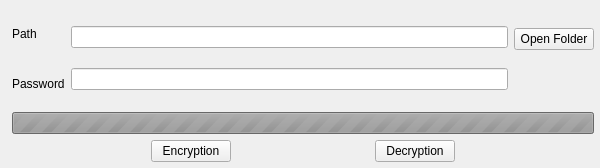
<?xml version="1.0" encoding="UTF-8"?>
<ui version="4.0">
 <class>MainWindow</class>
 <widget class="QMainWindow" name="MainWindow">
  <property name="geometry">
   <rect>
    <x>0</x>
    <y>0</y>
    <width>600</width>
    <height>168</height>
   </rect>
  </property>
  <property name="sizePolicy">
   <sizepolicy hsizetype="Preferred" vsizetype="Preferred">
    <horstretch>0</horstretch>
    <verstretch>0</verstretch>
   </sizepolicy>
  </property>
  <property name="windowTitle">
   <string>Encrypted Folder</string>
  </property>
  <widget class="QWidget" name="centralwidget">
   <layout class="QGridLayout" name="gridLayout">
    <property name="leftMargin">
     <number>12</number>
    </property>
    <property name="topMargin">
     <number>12</number>
    </property>
    <property name="rightMargin">
     <number>6</number>
    </property>
    <property name="bottomMargin">
     <number>6</number>
    </property>
    <item row="0" column="0">
     <layout class="QVBoxLayout" name="verticalLayout_5">
      <item>
       <layout class="QHBoxLayout" name="horizontalLayout">
        <item>
         <layout class="QVBoxLayout" name="verticalLayout">
          <item>
           <widget class="QLabel" name="label">
            <property name="text">
             <string>Path</string>
            </property>
           </widget>
          </item>
          <item>
           <widget class="QLabel" name="label_2">
            <property name="text">
             <string>Password</string>
            </property>
           </widget>
          </item>
         </layout>
        </item>
        <item>
         <layout class="QVBoxLayout" name="verticalLayout_2">
          <item>
           <widget class="QLineEdit" name="lePath"/>
          </item>
          <item>
           <widget class="QLineEdit" name="lePassword">
            <property name="echoMode">
             <enum>QLineEdit::Password</enum>
            </property>
           </widget>
          </item>
         </layout>
        </item>
        <item>
         <layout class="QVBoxLayout" name="verticalLayout_3">
          <property name="topMargin">
           <number>16</number>
          </property>
          <item>
           <widget class="QPushButton" name="btnOpen">
            <property name="text">
             <string>Open Folder</string>
            </property>
           </widget>
          </item>
          <item>
           <spacer name="verticalSpacer">
            <property name="orientation">
             <enum>Qt::Vertical</enum>
            </property>
            <property name="sizeHint" stdset="0">
             <size>
              <width>20</width>
              <height>13</height>
             </size>
            </property>
           </spacer>
          </item>
         </layout>
        </item>
       </layout>
      </item>
      <item>
       <layout class="QVBoxLayout" name="verticalLayout_4">
        <item>
         <widget class="QProgressBar" name="progressBar">
          <property name="enabled">
           <bool>false</bool>
          </property>
          <property name="maximum">
           <number>0</number>
          </property>
          <property name="value">
           <number>-1</number>
          </property>
          <property name="textVisible">
           <bool>false</bool>
          </property>
         </widget>
        </item>
        <item>
         <layout class="QHBoxLayout" name="horizontalLayout_2">
          <item>
           <spacer name="horizontalSpacer_3">
            <property name="orientation">
             <enum>Qt::Horizontal</enum>
            </property>
            <property name="sizeHint" stdset="0">
             <size>
              <width>40</width>
              <height>20</height>
             </size>
            </property>
           </spacer>
          </item>
          <item>
           <widget class="QPushButton" name="btnEncrypt">
            <property name="text">
             <string>Encryption</string>
            </property>
           </widget>
          </item>
          <item>
           <spacer name="horizontalSpacer">
            <property name="orientation">
             <enum>Qt::Horizontal</enum>
            </property>
            <property name="sizeHint" stdset="0">
             <size>
              <width>40</width>
              <height>20</height>
             </size>
            </property>
           </spacer>
          </item>
          <item>
           <widget class="QPushButton" name="btnDecrypt">
            <property name="text">
             <string>Decryption</string>
            </property>
           </widget>
          </item>
          <item>
           <spacer name="horizontalSpacer_2">
            <property name="orientation">
             <enum>Qt::Horizontal</enum>
            </property>
            <property name="sizeHint" stdset="0">
             <size>
              <width>40</width>
              <height>20</height>
             </size>
            </property>
           </spacer>
          </item>
         </layout>
        </item>
       </layout>
      </item>
     </layout>
    </item>
   </layout>
  </widget>
  <widget class="QMenuBar" name="menubar">
   <property name="geometry">
    <rect>
     <x>0</x>
     <y>0</y>
     <width>600</width>
     <height>22</height>
    </rect>
   </property>
  </widget>
 </widget>
 <resources/>
 <connections/>
</ui>
